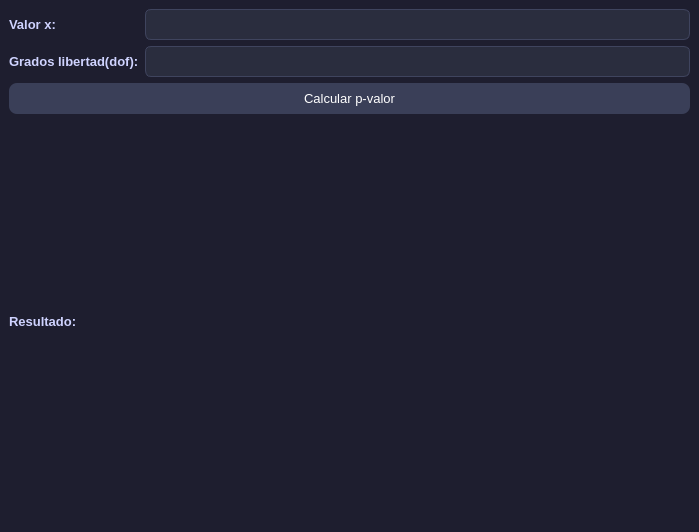
<?xml version="1.0" encoding="UTF-8"?>
<ui version="4.0">
 <class>MainWindow</class>
 <widget class="QMainWindow" name="MainWindow">
  <property name="geometry">
   <rect>
    <x>0</x>
    <y>0</y>
    <width>699</width>
    <height>532</height>
   </rect>
  </property>
  <property name="windowTitle">
   <string>Calculadora p-valor (Distribución t)</string>
  </property>
  <property name="styleSheet">
   <string notr="true">/* Fondo general */
QWidget {
    background-color: #1e1e2f;
    color: #eaeaf0;
    font-family: 'Segoe UI', 'Roboto', sans-serif;
    font-size: 10pt;
}

/* Botones */
QPushButton {
    background-color: #3a3f58;
    border-radius: 8px;
    padding: 8px 16px;
    color: white;
}

QPushButton:hover {
    background-color: #50577a;
}

QPushButton:pressed {
    background-color: #2c2f45;
}

/* Inputs */
QLineEdit, QTextEdit {
    background-color: #2a2d3e;
    border: 1px solid #3f445e;
    border-radius: 6px;
    padding: 6px;
}

/* Labels */
QLabel {
    color: #cfd3ff;
    font-weight: 500;
}

/* ComboBox */
QComboBox {
    background-color: #2a2d3e;
    border-radius: 6px;
    padding: 5px;
}

/* Barra de menú */
QMenuBar {
    background-color: #2a2d3e;
}

QMenuBar::item:selected {
    background-color: #3f445e;
}

/* Tabs */
QTabWidget::pane {
    border: 1px solid #3f445e;
}

QTabBar::tab {
    background: #2a2d3e;
    padding: 8px;
}

QTabBar::tab:selected {
    background: #3f445e;
}</string>
  </property>
  <widget class="QWidget" name="centralwidget">
   <layout class="QGridLayout" name="gridLayout">
    <item row="0" column="0">
     <widget class="QLabel" name="label_x">
      <property name="text">
       <string>Valor x:</string>
      </property>
     </widget>
    </item>
    <item row="0" column="1">
     <widget class="QLineEdit" name="input_x"/>
    </item>
    <item row="1" column="0">
     <widget class="QLabel" name="label_dof">
      <property name="text">
       <string>Grados libertad(dof):</string>
      </property>
     </widget>
    </item>
    <item row="1" column="1">
     <widget class="QLineEdit" name="input_dof"/>
    </item>
    <item row="2" column="0" colspan="2">
     <widget class="QPushButton" name="boton_calcular">
      <property name="text">
       <string>Calcular p-valor</string>
      </property>
     </widget>
    </item>
    <item row="3" column="0" colspan="2">
     <widget class="QLabel" name="output">
      <property name="text">
       <string>Resultado:</string>
      </property>
     </widget>
    </item>
   </layout>
  </widget>
 </widget>
 <resources/>
 <connections/>
</ui>
